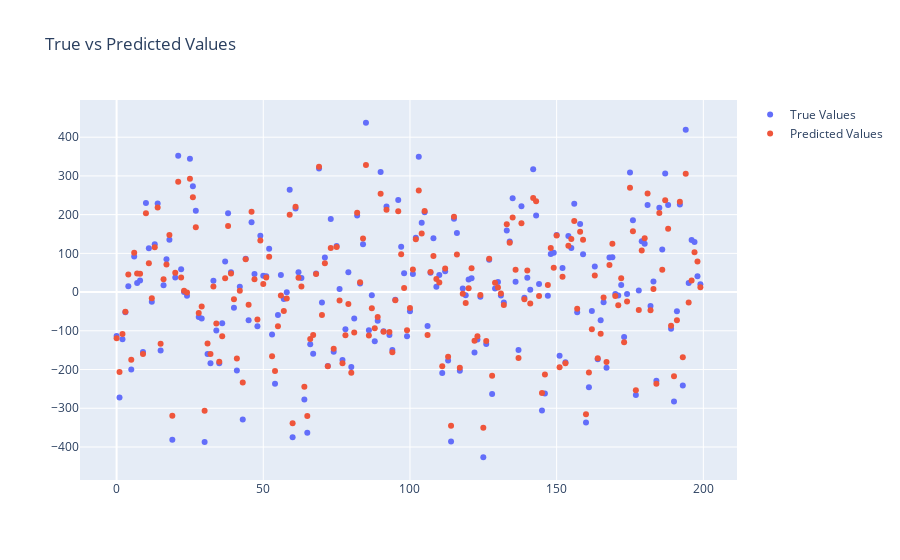

This figure's notebook cell:
### Markdown cell above
### Evaluating the Model on Test Data

### Code cell
X_test = torch.tensor(X_test, dtype=torch.float32).to(device)

reg_model.eval()

with torch.no_grad():
    test_preds = reg_model(X_test)
    test_preds = test_preds.float().cpu().numpy().flatten()

x = np.arange(0, X_test.shape[0])
pp.plot_data(
    true_vals=pp.create_trace(x, y_test, name="True Values", mode="markers"),
    pred_vals=pp.create_trace(x, test_preds, name="Predicted Values", mode="markers"),
    title="True vs Predicted Values",
)

### Figure 1 — Plotly figure (JSON) as saved in the notebook; plotly's stock layout.template omitted (floating-point values rounded to 4 significant figures; data arrays with more than 128 entries replaced by an {"elided": "..."} marker saying what was removed)
{"data": [{"mode": "markers", "name": "True Values", "text": "", "type": "scatter", "x": {"elided": "200 int values"}, "y": {"elided": "200 float values"}}, {"mode": "markers", "name": "Predicted Values", "text": "", "type": "scatter", "x": {"elided": "200 int values"}, "y": {"elided": "200 float values"}}], "layout": {"title": {"text": "True vs Predicted Values"}, "xaxis": {"title": {"text": ""}}, "yaxis": {"title": {"text": ""}}}}
